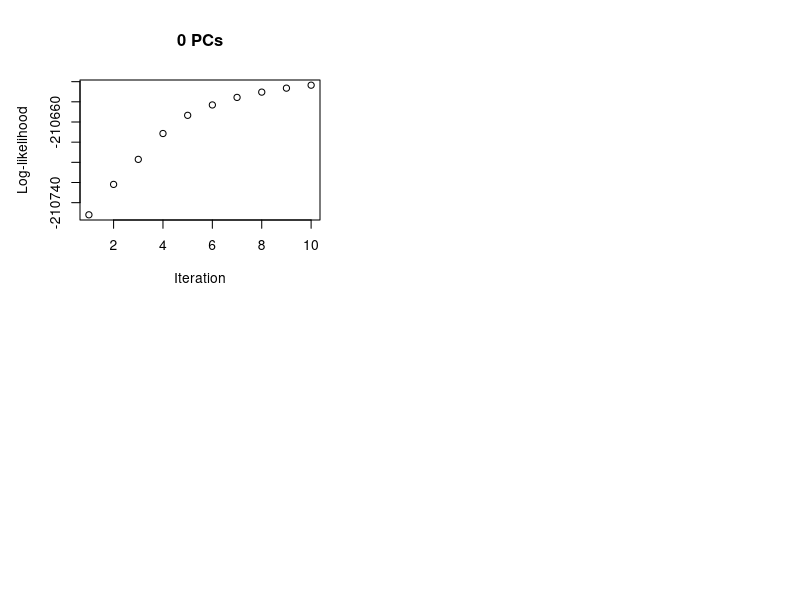

This figure's R source: (Note: a time limit stopped this script after it produced the figure.)
ptm <- proc.time()

library("mvtnorm")
library("MASS")

#set.seed(231)

#########################################################################################################
###############################################
################################# Function Definitions 
##################################################################################################
#########################################################################################################
###############################################

#### Compute Gaussian Probability 
ComputeProb<-function(Y,K,N,mu,sigmaList){
  prob1=matrix(0,K,N)
  for (k in 1:K){ prob1[k,]=dmvnorm(Y, mu[k,], sigmaList[[k]])}
  prob1
}


#### Gamma Calculation
ComputeGamma<-function(Y,pik,sigmaList,mu,prob1){
  gam=matrix(0,N,K)
  for (i in 1:N){
    for (k in 1:K){
      gam[i,k]=prob1[k,i]*pik[k]/sum(diag(pik)%*%prob1[,i]) #Comoute Gamma
    }
  }
  gam
}

#### SIgma Calculation
ComputeSigma<-function(fit,gam,Y,mu,q,K) {
  sigmaList=vector("list",K)
  
  for (k in 1:K) {
    covmatrix=matrix(0,Col,Col)
    for (i in 1:N){
      covmatrix=covmatrix + gam[i,k]*(Y[i,]-mu[k,])%*%t(Y[i,]-mu[k,])
    }
    covmatrix=covmatrix/sum(gam[,k])
    eigVal=eigen(covmatrix,symmetric=TRUE)
    sigma2Small=1/(Col-q)*sum(eigVal$values[(q+1):Col])
    if (q>0){
      W=eigVal$vectors[,1:q]%*%diag((eigVal$values[(1:q)]-sigma2Small)^(1/2))
      SigmaBig=W%*%t(W)+sigma2Small*diag(Col)
    }
    else {
      SigmaBig=sigma2Small*diag(Col)
    }
    sigmaList[[k]]=SigmaBig
  }
  sigmaList
}

#### Pi Calculation
ComputePik<-function(fit,gam,N){
  colSums(gam)/N
}

#### Mu Calculation
ComputeMu<-function(fit,Y,gam,N,Col){
  mu=matrix(0,K,Col)
  for (k in 1:K){
    muk=0
    for (i in 1:N){
      muk = muk + gam[i,k]*Y[i,]
    }
    muk = muk/sum(gam[,k])
    mu[k,]=muk
    
  }
  mu
}

####Log-likelihood Calculation
ComputeLoglike<-function(pik,prob1){
  loglike=sum(log(colSums(diag(pik)%*%prob1))) #Compute loglikelihood
}

#### AIC Calculation
AICfun<-function(loglike,q,Col){-2*loglike+2*(Col*q+1-q*(q-1)/2)}

#### Accuracy Assessment
ComputeAccuracy<-function(gam,N,myLabel){
  Cat=vector()
  for (a in 1:N){Cat[a]=which.max(gam[a,])} #get cluster with maximum probability for each element
  missClassMat=matrix(0,10,3)
  OverallMissCount=0
  i=1
  for (label in unique(myLabel)){
    LabelCat=table(Cat[myLabel==label]) #Count occurence of clusters for each digit
    MissCat=sum(LabelCat)-max(LabelCat) #COunt the observation not in the most common category
    MissCatRate=MissCat/sum(myLabel==label) #divide by the number of occurences of each digit 
    missClassMat[i,]= c(label,MissCat,MissCatRate)
    OverallMissCount=OverallMissCount+MissCat #count overall mis categorization
    i=i+1
  }
  Overallrate=OverallMissCount/length(myLabel)
  list(missClassMat,Overallrate)
}
#########################################################################################################
#######################
####################### End of the function Definition#########
#########################################################################################################
######################

############## Main

##### Data Importation
myData=read.csv("semeion.csv",header=FALSE) # Read handwritten digits data
Y=data.matrix(myData[,1:256]) # Build data matrix with (thresholded) pixel
myLabel=apply(myData[,257:266],1,function(xx){return(which(xx=="1")-1)}) #Get Label for accuracy check
N=dim(Y)[1]
Col=dim(Y)[2]
K=10

##### Initialization
PCtested=c(0,2,4,6) #list of numbers of PC that we want to try
#PCtested=6
listMuQ=vector("list")
listAICQ=matrix(0,length(PCtested),1)
listSigmaQ=vector("list")
listloglikeQ=vector("list")

#### kmeans with several random starts for preliminary clustering
fit <- kmeans(Y, K,nstart = 10)

dev.new(width=4,height=4)
par(mai=c(0.8,0.8,0.8,0.8),mfrow=c(2,2))

######################################################################
#Loop for each Q
######################################################################
qindx=1
for (q in PCtested){
  #Initialize Gamma, Pi and Sigma
  gam=matrix(0,N,K)
  for (i in 1:N){ gam[i,fit$cluster[i]]=1 }
  pik=colSums(gam)/N
  mu=fit$centers
  sigmaList=ComputeSigma(fit,gam,Y,mu,q,K)
  Prob=ComputeProb(Y,K,N,mu,sigmaList)
  listloglike=c(ComputeLoglike(pik,Prob)) #init
  conv=1
  iter = 0
  ######################################################################
  #Iteration for a given q
  while ( iter <10){#} | conv>0.5) { #iter<1 to be consistent with the first steps
    iter = iter + 1    
    
    gam=ComputeGamma(Y,pik,sigmaList,mu,Prob)#Compute Gamma
    
    pik=ComputePik(fit,gam,N) #Update Pi
    
    mu=ComputeMu(fit,Y,gam,N,Col) #Update Mu
    
    sigmaList=ComputeSigma(fit,gam,Y,mu,q,K) #Update Sigma
    
    Prob=ComputeProb(Y,K,N,mu,sigmaList) #Calculate probability p
    
    loglike_new=ComputeLoglike(pik,Prob) #Calculate loglike for this step
    
    conv= loglike_new-listloglike[length(listloglike)] #Difference with previous loglike
    
    listloglike[iter]=loglike_new #Add loglike to list
  }
  AIC=AICfun(listloglike[length(listloglike)],q,Col)
  listAICQ[qindx]=AIC
  
  listloglikeQ[[qindx]]=listloglike
  listMuQ[[qindx]]=mu
  listSigmaQ[[qindx]]=sigmaList
  
  plot(c(1:length(listloglikeQ[[qindx]])),listloglikeQ[[qindx]],main=paste(toString(q),"PCs",sep=" "),
       ylab="Log-likelihood", xlab="Iteration")
  
  qindx=qindx+1
}
qBestIndx=which.min(listAICQ) ## Get Best q index

###### Vizualization of Clusters
dev.new(width=7,height=3.5)
par(mai=c(0.05,0.05,0.05,0.05),mfrow=c(10,6))
for(k in 1:10){
  image(t(matrix(listMuQ[[qBestIndx]][k,],byrow=TRUE,16,16)[16:1,]),col 
        =gray(seq(0,1,length=10)),axes=FALSE)
  for (r in 1:5){
    random=mvrnorm(1,matrix(listMuQ[[qBestIndx]][k,]),listSigmaQ[[qBestIndx]][[k]])
    image(t(matrix(random,byrow=TRUE,16,16)[16:1,]),col =gray(seq(0,1,length=1000)),axes=FALSE)
  }
}

#### Accuracy Assessment
Acc=ComputeAccuracy(gam,N,myLabel)
Acc[[1]] #mis-categorization rate for each label class
Acc[[2]] #overall mis-categorization rate
proc.time() - ptm
